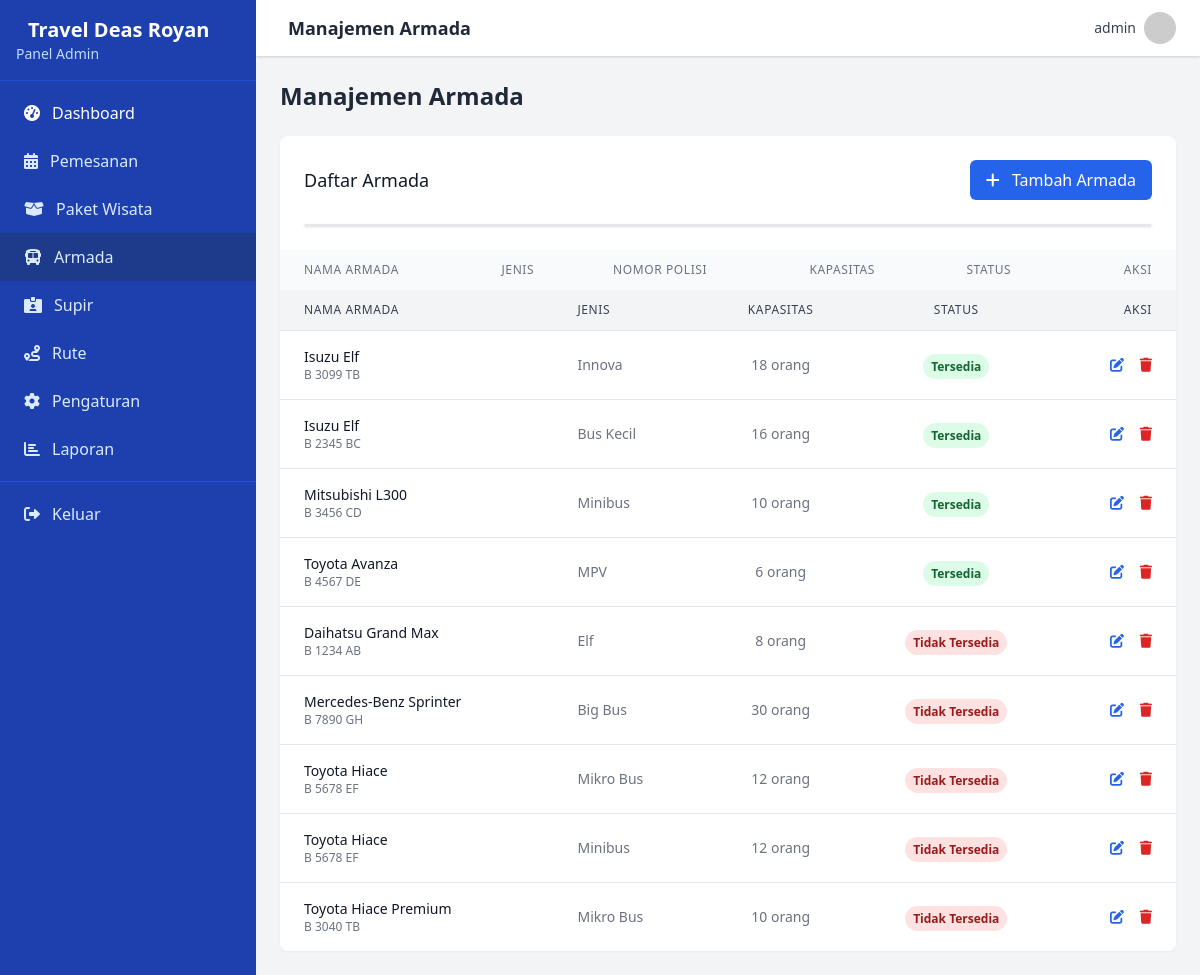
Page /admin/fleets.php (signed in) on the committed database.
### tables this page shows
CREATE TABLE `armada` (
  `id` int(11) NOT NULL,
  `nama` varchar(100) NOT NULL,
  `nomor_polisi` varchar(20) DEFAULT NULL,
  `jenis` varchar(50) NOT NULL,
  `kapasitas` int(11) NOT NULL,
  `deskripsi` text DEFAULT NULL,
  `status` enum('tersedia','dipesan','dalam_perjalanan','maintenance') DEFAULT 'tersedia',
  `created_at` timestamp NOT NULL DEFAULT current_timestamp(),
  `updated_at` timestamp NOT NULL DEFAULT current_timestamp() ON UPDATE current_timestamp()
);

### admin/fleets.php (the view, shortened to what this page needs)
<?php
require_once '../config/config.php';
$query = "SELECT * FROM armada ORDER BY status, nama";
$fleets = $pdo->query($query)->fetchAll();
?>
<!DOCTYPE html>
<html lang="id">
<head>
    <link href="https://cdn.jsdelivr.net/npm/tailwindcss@2.2.19/dist/tailwind.min.css" rel="stylesheet">
    <link rel="stylesheet" href="https://cdnjs.cloudflare.com/ajax/libs/font-awesome/6.0.0-beta3/css/all.min.css">
</head>
<div class="space-y-6">
    <div class="flex justify-between items-center">
        <h1 class="text-2xl font-bold text-gray-800">Manajemen Armada</h1>
    </div>
    <div class="bg-white shadow-sm rounded-lg overflow-hidden">
        <div class="overflow-x-auto">
            <table class="min-w-full divide-y divide-gray-200">
                <thead class="bg-gray-50">
                    <tr>
                        <th class="px-6 py-3 text-left text-xs font-medium text-gray-500 uppercase tracking-wider">Nama Armada</th>
                        <th class="px-6 py-3 text-left text-xs font-medium text-gray-500 uppercase tracking-wider">Jenis</th>
                        <th class="px-6 py-3 text-left text-xs font-medium text-gray-500 uppercase tracking-wider">Nomor Polisi</th>
                        <th class="px-6 py-3 text-left text-xs font-medium text-gray-500 uppercase tracking-wider">Kapasitas</th>
                        <th class="px-6 py-3 text-left text-xs font-medium text-gray-500 uppercase tracking-wider">Status</th>
                        <th class="px-6 py-3 text-right text-xs font-medium text-gray-500 uppercase tracking-wider">Aksi</th>
                    </tr>
                </thead>
            <div class="p-6">
                <div class="flex justify-between items-center mb-6">
                    <h3 class="text-lg font-medium text-gray-900">Daftar Armada</h3>
                    <button onclick="showAddModal()" class="bg-blue-600 text-white px-4 py-2 rounded-md hover:bg-blue-700">
                        <i class="fas fa-plus mr-2"></i> Tambah Armada
                    </button>
                </div>
                <div class="bg-white shadow rounded-lg overflow-hidden border border-gray-200">
                    <div class="overflow-x-auto">
                        <table class="min-w-full divide-y divide-gray-200">
                            <thead class="bg-gray-100">
                                <tr>
                                    <th class="px-6 py-3 text-left text-xs font-medium text-gray-700 uppercase tracking-wider">Nama Armada</th>
                                    <th class="px-6 py-3 text-left text-xs font-medium text-gray-700 uppercase tracking-wider">Jenis</th>
                                    <th class="px-6 py-3 text-center text-xs font-medium text-gray-700 uppercase tracking-wider">Kapasitas</th>
                                    <th class="px-6 py-3 text-center text-xs font-medium text-gray-700 uppercase tracking-wider">Status</th>
                                    <th class="px-6 py-3 text-right text-xs font-medium text-gray-700 uppercase tracking-wider">Aksi</th>
                                </tr>
                            </thead>
                            <tbody class="bg-white divide-y divide-gray-200">
                                <?php if (count($fleets) > 0): ?>
                                    <?php foreach ($fleets as $fleet): ?>
                                        <tr class="hover:bg-gray-50">
                                            <td class="px-6 py-4 whitespace-nowrap">
                                                <div class="text-sm font-medium text-gray-900">
                                                    <?php echo htmlspecialchars($fleet['nama']); ?>
                                                    <?php if (!empty($fleet['nomor_polisi'])): ?>
                                                        <div class="text-xs text-gray-500"><?php echo htmlspecialchars($fleet['nomor_polisi']); ?></div>
                                                    <?php endif; ?>
                                                </div>
                                            </td>
                                            <td class="px-6 py-4 whitespace-nowrap text-sm text-gray-500">
                                                <?php echo htmlspecialchars($fleet['jenis']); ?>
                                            </td>
                                            <td class="px-6 py-4 whitespace-nowrap text-center text-sm text-gray-500">
                                                <?php echo $fleet['kapasitas']; ?> orang
                                            </td>
                                            <td class="px-6 py-4 whitespace-nowrap text-center">
                                                <?php
                                                $statusClass = $fleet['status'] === 'tersedia' ? 'status-available' : 'status-not-available';
                                                $statusText = $fleet['status'] === 'tersedia' ? 'Tersedia' : 'Tidak Tersedia';
                                                ?>
                                                <span class="px-2 py-1 text-xs font-semibold rounded-full <?php echo $statusClass; ?>">
                                                    <?php echo $statusText; ?>
                                                </span>
                                            </td>
                                            <td class="px-6 py-4 whitespace-nowrap text-right text-sm font-medium">
                                                <?php
                                                    $fleetData = [
                                                        'id' => $fleet['id'],
                                                        'nama' => $fleet['nama'],
                                                        'nomor_polisi' => $fleet['nomor_polisi'] ?? '',
                                                        'jenis' => $fleet['jenis'],
                                                        'kapasitas' => $fleet['kapasitas'],
                                                        'deskripsi' => $fleet['deskripsi'] ?? '',
                                                        'status' => $fleet['status']
                                                    ];
                                                ?>
                                                <button onclick="editFleet(<?php echo htmlspecialchars(json_encode($fleetData), ENT_QUOTES, 'UTF-8'); ?>)"
                                                        class="text-blue-600 hover:text-blue-900 mr-3"
                                                        title="Edit">
                                                    <i class="fas fa-edit"></i>
                                                </button>
                                                <button
                                                   onclick="deleteFleet(<?php echo $fleet['id']; ?>, '<?php echo addslashes($fleet['nama']); ?>')"
                                                   class="text-red-600 hover:text-red-900 focus:outline-none"
                                                   title="Hapus">
                                                    <i class="fas fa-trash"></i>
                                                </button>
                                            </td>
                                        </tr>
                                    <?php endforeach; ?>
                                <?php endif; ?>
                            </tbody>
                        </table>
                    </div>
                </div>
            </div>
        </div>
    </div>
    </div>
</div>
<?php
include 'includes/layout.php';
?>

### admin/fleets.php (style rules this page uses)
.status-available { background-color: #DCFCE7; color: #166534; }
.status-not-available { background-color: #FEE2E2; color: #991B1B; }

### rows in the picture
armada: nama "Isuzu Elf", nomor_polisi "B 3099 TB", jenis "Innova", kapasitas "18", status "Tersedia"
armada: nama "Isuzu Elf", nomor_polisi "B 2345 BC", jenis "Bus Kecil", kapasitas "16", status "Tersedia"
armada: nama "Mitsubishi L300", nomor_polisi "B 3456 CD", jenis "Minibus", kapasitas "10", status "Tersedia"
armada: nama "Toyota Avanza", nomor_polisi "B 4567 DE", jenis "MPV", kapasitas "6", status "Tersedia"
armada: nama "Daihatsu Grand Max", nomor_polisi "B 1234 AB", jenis "Elf", kapasitas "8", status "Tidak Tersedia"
armada: nama "Mercedes-Benz Sprinter", nomor_polisi "B 7890 GH", jenis "Big Bus", kapasitas "30", status "Tidak Tersedia"
armada: nama "Toyota Hiace", nomor_polisi "B 5678 EF", jenis "Mikro Bus", kapasitas "12", status "Tidak Tersedia"
armada: nama "Toyota Hiace", nomor_polisi "B 5678 EF", jenis "Minibus", kapasitas "12", status "Tidak Tersedia"
armada: nama "Toyota Hiace Premium", nomor_polisi "B 3040 TB", jenis "Mikro Bus", kapasitas "10", status "Tidak Tersedia"

### other values in the picture
constant('site_name') "Travel Deas Royan"
$page_title "Manajemen Armada"
$_SESSION['admin_username'] "admin"
